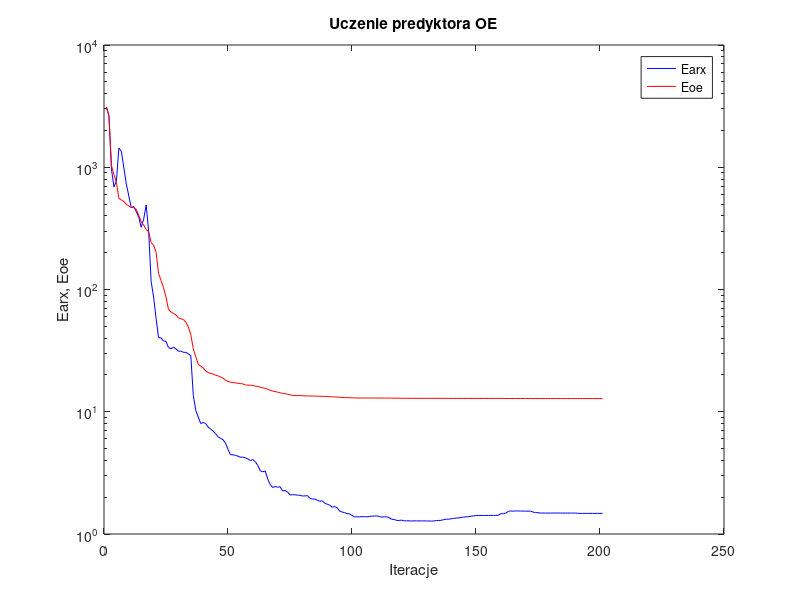
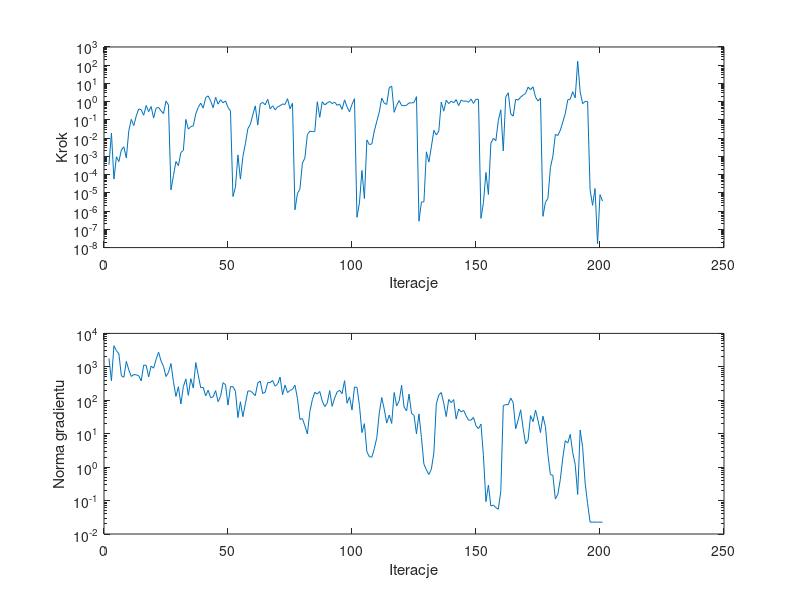

These charts were generated, in order, by the following MATLAB code:
%uczenie predyktora oe
clear all;
n=0; farx(n+1)=3.119251e+003; foe(n+1)=3.081233e+003; wspucz(n+1)=0.000000e+000; ng(n+1)=0.000000e+000;
%odnowa zmiennej metryki
n=1; farx(n+1)=2.634906e+003; foe(n+1)=2.605484e+003; krok(n+1)=3.467612e-004; ng(n+1)=1.770081e+003;
n=2; farx(n+1)=9.656143e+002; foe(n+1)=1.037353e+003; krok(n+1)=1.901220e-002; ng(n+1)=3.846375e+002;
n=3; farx(n+1)=6.917627e+002; foe(n+1)=8.703037e+002; krok(n+1)=5.720244e-005; ng(n+1)=4.285703e+003;
n=4; farx(n+1)=7.695170e+002; foe(n+1)=7.518391e+002; krok(n+1)=9.589643e-004; ng(n+1)=3.057961e+003;
n=5; farx(n+1)=1.437166e+003; foe(n+1)=5.565347e+002; krok(n+1)=5.188110e-004; ng(n+1)=2.446337e+003;
n=6; farx(n+1)=1.346887e+003; foe(n+1)=5.398781e+002; krok(n+1)=2.261309e-003; ng(n+1)=5.440548e+002;
n=7; farx(n+1)=9.877610e+002; foe(n+1)=5.242363e+002; krok(n+1)=3.349706e-003; ng(n+1)=4.866766e+002;
n=8; farx(n+1)=7.287773e+002; foe(n+1)=4.974416e+002; krok(n+1)=8.178849e-004; ng(n+1)=1.458920e+003;
n=9; farx(n+1)=5.821968e+002; foe(n+1)=4.821667e+002; krok(n+1)=2.561181e-002; ng(n+1)=8.118091e+002;
n=10; farx(n+1)=4.668156e+002; foe(n+1)=4.703939e+002; krok(n+1)=1.072012e-001; ng(n+1)=5.159063e+002;
n=11; farx(n+1)=4.772842e+002; foe(n+1)=4.669801e+002; krok(n+1)=4.904612e-002; ng(n+1)=5.856244e+002;
n=12; farx(n+1)=4.337555e+002; foe(n+1)=4.528860e+002; krok(n+1)=1.641913e-001; ng(n+1)=5.772538e+002;
n=13; farx(n+1)=3.906327e+002; foe(n+1)=4.043744e+002; krok(n+1)=4.004429e-001; ng(n+1)=5.411377e+002;
n=14; farx(n+1)=3.234626e+002; foe(n+1)=3.576544e+002; krok(n+1)=3.614383e-001; ng(n+1)=3.816259e+002;
n=15; farx(n+1)=3.758643e+002; foe(n+1)=3.366732e+002; krok(n+1)=1.807191e-001; ng(n+1)=1.121663e+003;
n=16; farx(n+1)=4.915626e+002; foe(n+1)=3.096962e+002; krok(n+1)=6.182030e-001; ng(n+1)=1.112409e+003;
n=17; farx(n+1)=2.990605e+002; foe(n+1)=2.979409e+002; krok(n+1)=2.833785e-001; ng(n+1)=5.016685e+002;
n=18; farx(n+1)=1.164505e+002; foe(n+1)=2.412615e+002; krok(n+1)=5.453957e-001; ng(n+1)=1.055707e+003;
n=19; farx(n+1)=8.679241e+001; foe(n+1)=2.305011e+002; krok(n+1)=1.257849e-001; ng(n+1)=9.095338e+002;
n=20; farx(n+1)=5.799578e+001; foe(n+1)=2.018921e+002; krok(n+1)=4.446475e-001; ng(n+1)=1.671159e+003;
n=21; farx(n+1)=4.032042e+001; foe(n+1)=1.349114e+002; krok(n+1)=4.881595e-001; ng(n+1)=2.753478e+003;
n=22; farx(n+1)=4.022312e+001; foe(n+1)=1.188078e+002; krok(n+1)=3.164556e-001; ng(n+1)=1.500230e+003;
n=23; farx(n+1)=3.789916e+001; foe(n+1)=1.032629e+002; krok(n+1)=2.230542e-001; ng(n+1)=1.017558e+003;
n=24; farx(n+1)=3.760631e+001; foe(n+1)=8.660056e+001; krok(n+1)=1.090115e+000; ng(n+1)=5.124690e+002;
n=25; farx(n+1)=3.350890e+001; foe(n+1)=6.873736e+001; krok(n+1)=6.577988e-001; ng(n+1)=6.811319e+002;
%odnowa zmiennej metryki
n=26; farx(n+1)=3.278750e+001; foe(n+1)=6.551715e+001; krok(n+1)=1.466008e-005; ng(n+1)=1.253408e+003;
n=27; farx(n+1)=3.376891e+001; foe(n+1)=6.369504e+001; krok(n+1)=8.824176e-005; ng(n+1)=3.636992e+002;
n=28; farx(n+1)=3.273032e+001; foe(n+1)=6.195013e+001; krok(n+1)=5.219242e-004; ng(n+1)=1.298480e+002;
n=29; farx(n+1)=3.127489e+001; foe(n+1)=5.869823e+001; krok(n+1)=3.125285e-004; ng(n+1)=2.546386e+002;
n=30; farx(n+1)=3.136253e+001; foe(n+1)=5.761028e+001; krok(n+1)=1.651908e-003; ng(n+1)=7.731960e+001;
n=31; farx(n+1)=3.061882e+001; foe(n+1)=5.688912e+001; krok(n+1)=2.156159e-003; ng(n+1)=2.546531e+002;
n=32; farx(n+1)=3.061856e+001; foe(n+1)=5.404974e+001; krok(n+1)=1.067078e-001; ng(n+1)=4.351394e+002;
n=33; farx(n+1)=2.981060e+001; foe(n+1)=4.932499e+001; krok(n+1)=3.134999e-002; ng(n+1)=1.405194e+002;
n=34; farx(n+1)=2.876527e+001; foe(n+1)=4.286786e+001; krok(n+1)=4.256083e-002; ng(n+1)=4.422365e+002;
n=35; farx(n+1)=1.363259e+001; foe(n+1)=3.283120e+001; krok(n+1)=4.773765e-002; ng(n+1)=2.322386e+002;
n=36; farx(n+1)=1.027101e+001; foe(n+1)=2.814782e+001; krok(n+1)=2.134155e-001; ng(n+1)=1.340626e+003;
n=37; farx(n+1)=9.060359e+000; foe(n+1)=2.446161e+001; krok(n+1)=4.884576e-001; ng(n+1)=5.636812e+002;
n=38; farx(n+1)=8.013570e+000; foe(n+1)=2.359120e+001; krok(n+1)=8.375141e-001; ng(n+1)=2.377684e+002;
n=39; farx(n+1)=8.167815e+000; foe(n+1)=2.282996e+001; krok(n+1)=4.461084e-001; ng(n+1)=2.417709e+002;
n=40; farx(n+1)=8.015075e+000; foe(n+1)=2.154745e+001; krok(n+1)=1.672294e+000; ng(n+1)=1.347899e+002;
n=41; farx(n+1)=7.477627e+000; foe(n+1)=2.094845e+001; krok(n+1)=2.087756e+000; ng(n+1)=1.999879e+002;
n=42; farx(n+1)=7.229382e+000; foe(n+1)=2.053596e+001; krok(n+1)=1.098329e+000; ng(n+1)=1.197129e+002;
n=43; farx(n+1)=6.949542e+000; foe(n+1)=2.037126e+001; krok(n+1)=4.635137e-001; ng(n+1)=1.256129e+002;
n=44; farx(n+1)=6.599601e+000; foe(n+1)=1.989965e+001; krok(n+1)=1.731795e+000; ng(n+1)=1.942909e+002;
n=45; farx(n+1)=6.239388e+000; foe(n+1)=1.966703e+001; krok(n+1)=7.382907e-001; ng(n+1)=9.061431e+001;
n=46; farx(n+1)=6.052202e+000; foe(n+1)=1.925824e+001; krok(n+1)=1.280929e+000; ng(n+1)=1.301852e+002;
n=47; farx(n+1)=5.902215e+000; foe(n+1)=1.879838e+001; krok(n+1)=8.704303e-001; ng(n+1)=3.363780e+002;
n=48; farx(n+1)=5.541160e+000; foe(n+1)=1.814784e+001; krok(n+1)=1.103953e+000; ng(n+1)=2.904297e+002;
n=49; farx(n+1)=4.924630e+000; foe(n+1)=1.772900e+001; krok(n+1)=4.810883e-001; ng(n+1)=7.179490e+001;
n=50; farx(n+1)=4.454060e+000; foe(n+1)=1.743067e+001; krok(n+1)=3.060754e-001; ng(n+1)=2.558201e+002;
%odnowa zmiennej metryki
n=51; farx(n+1)=4.444207e+000; foe(n+1)=1.734451e+001; krok(n+1)=6.348643e-006; ng(n+1)=2.548944e+002;
n=52; farx(n+1)=4.401076e+000; foe(n+1)=1.722329e+001; krok(n+1)=2.044242e-005; ng(n+1)=1.860919e+002;
n=53; farx(n+1)=4.335569e+000; foe(n+1)=1.709337e+001; krok(n+1)=1.201716e-003; ng(n+1)=3.028809e+001;
n=54; farx(n+1)=4.246946e+000; foe(n+1)=1.703127e+001; krok(n+1)=5.658127e-005; ng(n+1)=8.993937e+001;
n=55; farx(n+1)=4.254641e+000; foe(n+1)=1.689077e+001; krok(n+1)=9.824964e-004; ng(n+1)=3.232488e+001;
n=56; farx(n+1)=4.202031e+000; foe(n+1)=1.655880e+001; krok(n+1)=4.889122e-003; ng(n+1)=7.893887e+001;
n=57; farx(n+1)=4.117445e+000; foe(n+1)=1.652088e+001; krok(n+1)=3.329590e-002; ng(n+1)=1.876461e+002;
n=58; farx(n+1)=3.981489e+000; foe(n+1)=1.648650e+001; krok(n+1)=5.598693e-002; ng(n+1)=1.912251e+002;
n=59; farx(n+1)=4.070551e+000; foe(n+1)=1.641781e+001; krok(n+1)=1.902702e-001; ng(n+1)=1.646598e+002;
n=60; farx(n+1)=3.899037e+000; foe(n+1)=1.619096e+001; krok(n+1)=5.907855e-001; ng(n+1)=1.375757e+002;
n=61; farx(n+1)=3.646776e+000; foe(n+1)=1.613169e+001; krok(n+1)=5.205007e-002; ng(n+1)=3.289573e+002;
n=62; farx(n+1)=3.291637e+000; foe(n+1)=1.589169e+001; krok(n+1)=7.545111e-001; ng(n+1)=3.748203e+002;
n=63; farx(n+1)=3.228046e+000; foe(n+1)=1.569611e+001; krok(n+1)=9.205262e-001; ng(n+1)=1.595028e+002;
n=64; farx(n+1)=3.276439e+000; foe(n+1)=1.554207e+001; krok(n+1)=6.744582e-001; ng(n+1)=1.750268e+002;
n=65; farx(n+1)=2.823316e+000; foe(n+1)=1.522490e+001; krok(n+1)=1.361947e+000; ng(n+1)=3.375118e+002;
n=66; farx(n+1)=2.545484e+000; foe(n+1)=1.501285e+001; krok(n+1)=4.065930e-001; ng(n+1)=3.371940e+002;
n=67; farx(n+1)=2.399545e+000; foe(n+1)=1.474367e+001; krok(n+1)=5.962951e-001; ng(n+1)=3.909662e+002;
n=68; farx(n+1)=2.448176e+000; foe(n+1)=1.462973e+001; krok(n+1)=3.589369e-001; ng(n+1)=2.634218e+002;
n=69; farx(n+1)=2.411407e+000; foe(n+1)=1.446582e+001; krok(n+1)=5.155493e-001; ng(n+1)=3.060923e+002;
n=70; farx(n+1)=2.437456e+000; foe(n+1)=1.429183e+001; krok(n+1)=6.031845e-001; ng(n+1)=4.928548e+002;
n=71; farx(n+1)=2.250565e+000; foe(n+1)=1.413950e+001; krok(n+1)=7.470650e-001; ng(n+1)=1.470616e+002;
n=72; farx(n+1)=2.272395e+000; foe(n+1)=1.405413e+001; krok(n+1)=7.101669e-001; ng(n+1)=2.864647e+002;
n=73; farx(n+1)=2.199840e+000; foe(n+1)=1.390529e+001; krok(n+1)=1.462039e+000; ng(n+1)=1.694758e+002;
n=74; farx(n+1)=2.090426e+000; foe(n+1)=1.378240e+001; krok(n+1)=4.083285e-001; ng(n+1)=1.969797e+002;
n=75; farx(n+1)=2.094655e+000; foe(n+1)=1.360958e+001; krok(n+1)=8.217431e-001; ng(n+1)=2.128250e+002;
%odnowa zmiennej metryki
n=76; farx(n+1)=2.091582e+000; foe(n+1)=1.358963e+001; krok(n+1)=1.188054e-006; ng(n+1)=2.821566e+002;
n=77; farx(n+1)=2.077946e+000; foe(n+1)=1.356897e+001; krok(n+1)=9.050777e-006; ng(n+1)=1.132921e+002;
n=78; farx(n+1)=2.075050e+000; foe(n+1)=1.356721e+001; krok(n+1)=1.643953e-005; ng(n+1)=2.692051e+001;
n=79; farx(n+1)=2.044978e+000; foe(n+1)=1.352605e+001; krok(n+1)=4.302964e-004; ng(n+1)=2.836831e+001;
n=80; farx(n+1)=2.049072e+000; foe(n+1)=1.349425e+001; krok(n+1)=8.160960e-004; ng(n+1)=1.728082e+001;
n=81; farx(n+1)=2.062468e+000; foe(n+1)=1.346776e+001; krok(n+1)=1.589439e-002; ng(n+1)=9.812980e+000;
n=82; farx(n+1)=1.967901e+000; foe(n+1)=1.345490e+001; krok(n+1)=2.419175e-002; ng(n+1)=4.571532e+001;
n=83; farx(n+1)=1.928786e+000; foe(n+1)=1.344465e+001; krok(n+1)=2.284436e-002; ng(n+1)=1.031320e+002;
n=84; farx(n+1)=1.934049e+000; foe(n+1)=1.344199e+001; krok(n+1)=2.331518e-002; ng(n+1)=1.741011e+002;
n=85; farx(n+1)=1.888100e+000; foe(n+1)=1.339637e+001; krok(n+1)=9.955750e-001; ng(n+1)=1.532832e+002;
n=86; farx(n+1)=1.853974e+000; foe(n+1)=1.338833e+001; krok(n+1)=1.383770e-001; ng(n+1)=1.836530e+002;
n=87; farx(n+1)=1.869329e+000; foe(n+1)=1.336472e+001; krok(n+1)=9.995858e-001; ng(n+1)=9.473940e+001;
n=88; farx(n+1)=1.785743e+000; foe(n+1)=1.334251e+001; krok(n+1)=6.614848e-001; ng(n+1)=6.488656e+001;
n=89; farx(n+1)=1.752542e+000; foe(n+1)=1.332319e+001; krok(n+1)=8.536620e-001; ng(n+1)=8.215344e+001;
n=90; farx(n+1)=1.724649e+000; foe(n+1)=1.328916e+001; krok(n+1)=1.027715e+000; ng(n+1)=1.944412e+002;
n=91; farx(n+1)=1.656807e+000; foe(n+1)=1.325102e+001; krok(n+1)=7.832062e-001; ng(n+1)=6.583761e+001;
n=92; farx(n+1)=1.674876e+000; foe(n+1)=1.321684e+001; krok(n+1)=9.607629e-001; ng(n+1)=1.164258e+002;
n=93; farx(n+1)=1.640758e+000; foe(n+1)=1.319535e+001; krok(n+1)=6.367965e-001; ng(n+1)=1.771961e+002;
n=94; farx(n+1)=1.540704e+000; foe(n+1)=1.314561e+001; krok(n+1)=7.386536e-001; ng(n+1)=1.993565e+002;
n=95; farx(n+1)=1.513283e+000; foe(n+1)=1.310657e+001; krok(n+1)=3.772555e-001; ng(n+1)=1.571644e+002;
n=96; farx(n+1)=1.494896e+000; foe(n+1)=1.306363e+001; krok(n+1)=1.265766e+000; ng(n+1)=3.858737e+002;
n=97; farx(n+1)=1.467032e+000; foe(n+1)=1.303659e+001; krok(n+1)=5.223159e-001; ng(n+1)=8.160523e+001;
n=98; farx(n+1)=1.462890e+000; foe(n+1)=1.302494e+001; krok(n+1)=2.774171e-001; ng(n+1)=1.262851e+002;
n=99; farx(n+1)=1.416994e+000; foe(n+1)=1.300175e+001; krok(n+1)=7.101669e-001; ng(n+1)=5.088007e+001;
n=100; farx(n+1)=1.381595e+000; foe(n+1)=1.296970e+001; krok(n+1)=1.459230e+000; ng(n+1)=2.493438e+002;
%odnowa zmiennej metryki
n=101; farx(n+1)=1.380903e+000; foe(n+1)=1.296504e+001; krok(n+1)=4.586815e-007; ng(n+1)=2.431494e+002;
n=102; farx(n+1)=1.381425e+000; foe(n+1)=1.296214e+001; krok(n+1)=2.809372e-006; ng(n+1)=7.005998e+001;
n=103; farx(n+1)=1.386534e+000; foe(n+1)=1.295679e+001; krok(n+1)=1.701807e-004; ng(n+1)=1.073952e+001;
n=104; farx(n+1)=1.385842e+000; foe(n+1)=1.295650e+001; krok(n+1)=4.883258e-006; ng(n+1)=1.996949e+001;
n=105; farx(n+1)=1.381444e+000; foe(n+1)=1.295373e+001; krok(n+1)=7.980009e-003; ng(n+1)=2.870443e+000;
n=106; farx(n+1)=1.389579e+000; foe(n+1)=1.295250e+001; krok(n+1)=4.432757e-003; ng(n+1)=2.043362e+000;
n=107; farx(n+1)=1.401049e+000; foe(n+1)=1.295165e+001; krok(n+1)=4.889122e-003; ng(n+1)=1.991642e+000;
n=108; farx(n+1)=1.402416e+000; foe(n+1)=1.295054e+001; krok(n+1)=2.477353e-002; ng(n+1)=3.588655e+000;
n=109; farx(n+1)=1.406592e+000; foe(n+1)=1.294829e+001; krok(n+1)=8.386628e-002; ng(n+1)=7.595694e+000;
n=110; farx(n+1)=1.391830e+000; foe(n+1)=1.294682e+001; krok(n+1)=2.726979e-001; ng(n+1)=4.195028e+001;
n=111; farx(n+1)=1.373565e+000; foe(n+1)=1.293951e+001; krok(n+1)=1.565000e+000; ng(n+1)=1.205724e+002;
n=112; farx(n+1)=1.383575e+000; foe(n+1)=1.293830e+001; krok(n+1)=8.295027e-001; ng(n+1)=5.411079e+001;
n=113; farx(n+1)=1.379966e+000; foe(n+1)=1.293791e+001; krok(n+1)=7.101669e-001; ng(n+1)=2.072853e+001;
n=114; farx(n+1)=1.361435e+000; foe(n+1)=1.293598e+001; krok(n+1)=5.790718e+000; ng(n+1)=3.617043e+001;
n=115; farx(n+1)=1.318708e+000; foe(n+1)=1.292287e+001; krok(n+1)=7.259044e+000; ng(n+1)=2.033218e+001;
n=116; farx(n+1)=1.316785e+000; foe(n+1)=1.291907e+001; krok(n+1)=2.617897e-001; ng(n+1)=1.706626e+002;
n=117; farx(n+1)=1.290554e+000; foe(n+1)=1.290996e+001; krok(n+1)=6.367965e-001; ng(n+1)=6.820001e+001;
n=118; farx(n+1)=1.291157e+000; foe(n+1)=1.290282e+001; krok(n+1)=1.153327e+000; ng(n+1)=9.439615e+001;
n=119; farx(n+1)=1.299613e+000; foe(n+1)=1.289266e+001; krok(n+1)=6.314556e-001; ng(n+1)=2.787265e+002;
n=120; farx(n+1)=1.281367e+000; foe(n+1)=1.288474e+001; krok(n+1)=5.970321e-001; ng(n+1)=6.263328e+001;
n=121; farx(n+1)=1.282466e+000; foe(n+1)=1.288033e+001; krok(n+1)=6.400584e-001; ng(n+1)=4.788691e+001;
n=122; farx(n+1)=1.281079e+000; foe(n+1)=1.287697e+001; krok(n+1)=8.612093e-001; ng(n+1)=1.533307e+002;
n=123; farx(n+1)=1.277624e+000; foe(n+1)=1.287381e+001; krok(n+1)=8.535981e-001; ng(n+1)=4.051524e+001;
n=124; farx(n+1)=1.281663e+000; foe(n+1)=1.287247e+001; krok(n+1)=8.970072e-001; ng(n+1)=3.554867e+001;
n=125; farx(n+1)=1.279341e+000; foe(n+1)=1.287137e+001; krok(n+1)=1.890784e+000; ng(n+1)=9.926971e+000;
%odnowa zmiennej metryki
n=126; farx(n+1)=1.279432e+000; foe(n+1)=1.287129e+001; krok(n+1)=2.792428e-007; ng(n+1)=3.909053e+001;
n=127; farx(n+1)=1.279717e+000; foe(n+1)=1.287125e+001; krok(n+1)=3.142368e-006; ng(n+1)=7.627520e+000;
n=128; farx(n+1)=1.279719e+000; foe(n+1)=1.287125e+001; krok(n+1)=3.266097e-006; ng(n+1)=1.227830e+000;
n=129; farx(n+1)=1.278893e+000; foe(n+1)=1.287099e+001; krok(n+1)=1.788132e-003; ng(n+1)=8.262226e-001;
n=130; farx(n+1)=1.278887e+000; foe(n+1)=1.287097e+001; krok(n+1)=4.890003e-004; ng(n+1)=6.015430e-001;
n=131; farx(n+1)=1.273728e+000; foe(n+1)=1.287066e+001; krok(n+1)=3.334617e-003; ng(n+1)=8.684770e-001;
n=132; farx(n+1)=1.278572e+000; foe(n+1)=1.286808e+001; krok(n+1)=2.679765e-002; ng(n+1)=2.631657e+000;
n=133; farx(n+1)=1.288024e+000; foe(n+1)=1.286665e+001; krok(n+1)=1.488820e-002; ng(n+1)=7.850958e+001;
n=134; farx(n+1)=1.289944e+000; foe(n+1)=1.286618e+001; krok(n+1)=2.486715e-002; ng(n+1)=1.435190e+002;
n=135; farx(n+1)=1.294066e+000; foe(n+1)=1.286363e+001; krok(n+1)=9.574267e-001; ng(n+1)=1.704682e+002;
n=136; farx(n+1)=1.311423e+000; foe(n+1)=1.286196e+001; krok(n+1)=3.044248e-001; ng(n+1)=8.109266e+001;
n=137; farx(n+1)=1.322201e+000; foe(n+1)=1.285878e+001; krok(n+1)=1.208217e+000; ng(n+1)=3.241927e+001;
n=138; farx(n+1)=1.320510e+000; foe(n+1)=1.285678e+001; krok(n+1)=7.847380e-001; ng(n+1)=1.056298e+002;
n=139; farx(n+1)=1.333787e+000; foe(n+1)=1.285443e+001; krok(n+1)=1.075480e+000; ng(n+1)=8.460046e+001;
n=140; farx(n+1)=1.340686e+000; foe(n+1)=1.285317e+001; krok(n+1)=8.745977e-001; ng(n+1)=1.050768e+002;
n=141; farx(n+1)=1.351345e+000; foe(n+1)=1.285168e+001; krok(n+1)=1.302338e+000; ng(n+1)=2.747377e+001;
n=142; farx(n+1)=1.352355e+000; foe(n+1)=1.285082e+001; krok(n+1)=6.101385e-001; ng(n+1)=5.502085e+001;
n=143; farx(n+1)=1.368028e+000; foe(n+1)=1.284976e+001; krok(n+1)=1.232067e+000; ng(n+1)=4.487060e+001;
n=144; farx(n+1)=1.374207e+000; foe(n+1)=1.284920e+001; krok(n+1)=1.051310e+000; ng(n+1)=4.986727e+001;
n=145; farx(n+1)=1.383202e+000; foe(n+1)=1.284865e+001; krok(n+1)=1.104103e+000; ng(n+1)=3.448031e+001;
n=146; farx(n+1)=1.384768e+000; foe(n+1)=1.284821e+001; krok(n+1)=9.282331e-001; ng(n+1)=2.529665e+001;
n=147; farx(n+1)=1.398632e+000; foe(n+1)=1.284783e+001; krok(n+1)=1.390988e+000; ng(n+1)=2.561237e+001;
n=148; farx(n+1)=1.405067e+000; foe(n+1)=1.284759e+001; krok(n+1)=8.027177e-001; ng(n+1)=3.050214e+001;
n=149; farx(n+1)=1.415188e+000; foe(n+1)=1.284742e+001; krok(n+1)=1.386016e+000; ng(n+1)=1.722574e+001;
n=150; farx(n+1)=1.418586e+000; foe(n+1)=1.284730e+001; krok(n+1)=1.327820e+000; ng(n+1)=1.412806e+001;
%odnowa zmiennej metryki
n=151; farx(n+1)=1.418536e+000; foe(n+1)=1.284727e+001; krok(n+1)=4.007586e-007; ng(n+1)=1.943157e+001;
n=152; farx(n+1)=1.418522e+000; foe(n+1)=1.284727e+001; krok(n+1)=2.948946e-006; ng(n+1)=2.192919e+000;
n=153; farx(n+1)=1.418556e+000; foe(n+1)=1.284727e+001; krok(n+1)=1.309203e-004; ng(n+1)=9.298800e-002;
n=154; farx(n+1)=1.418557e+000; foe(n+1)=1.284727e+001; krok(n+1)=8.183920e-006; ng(n+1)=2.898673e-001;
n=155; farx(n+1)=1.418412e+000; foe(n+1)=1.284727e+001; krok(n+1)=5.282995e-003; ng(n+1)=6.869728e-002;
n=156; farx(n+1)=1.418563e+000; foe(n+1)=1.284726e+001; krok(n+1)=9.793864e-003; ng(n+1)=7.300724e-002;
n=157; farx(n+1)=1.419427e+000; foe(n+1)=1.284726e+001; krok(n+1)=7.242402e-003; ng(n+1)=6.148909e-002;
n=158; farx(n+1)=1.422370e+000; foe(n+1)=1.284725e+001; krok(n+1)=9.349969e-002; ng(n+1)=5.519469e-002;
n=159; farx(n+1)=1.466286e+000; foe(n+1)=1.284648e+001; krok(n+1)=3.589369e-001; ng(n+1)=1.884422e-001;
n=160; farx(n+1)=1.468421e+000; foe(n+1)=1.284646e+001; krok(n+1)=2.000848e-003; ng(n+1)=6.896314e+001;
n=161; farx(n+1)=1.478708e+000; foe(n+1)=1.284583e+001; krok(n+1)=1.822196e+000; ng(n+1)=7.454090e+001;
n=162; farx(n+1)=1.533407e+000; foe(n+1)=1.283925e+001; krok(n+1)=3.070703e+000; ng(n+1)=7.333899e+001;
n=163; farx(n+1)=1.543090e+000; foe(n+1)=1.283731e+001; krok(n+1)=2.144024e-001; ng(n+1)=1.168300e+002;
n=164; farx(n+1)=1.537327e+000; foe(n+1)=1.283436e+001; krok(n+1)=1.612369e-001; ng(n+1)=8.471375e+001;
n=165; farx(n+1)=1.544414e+000; foe(n+1)=1.283131e+001; krok(n+1)=1.355546e+000; ng(n+1)=1.403726e+001;
n=166; farx(n+1)=1.543262e+000; foe(n+1)=1.283022e+001; krok(n+1)=1.218939e+000; ng(n+1)=2.564605e+001;
n=167; farx(n+1)=1.541226e+000; foe(n+1)=1.282949e+001; krok(n+1)=1.800219e+000; ng(n+1)=5.180551e+001;
n=168; farx(n+1)=1.539302e+000; foe(n+1)=1.282919e+001; krok(n+1)=2.273301e+000; ng(n+1)=1.442861e+001;
n=169; farx(n+1)=1.538758e+000; foe(n+1)=1.282908e+001; krok(n+1)=2.840668e+000; ng(n+1)=4.956887e+000;
n=170; farx(n+1)=1.539197e+000; foe(n+1)=1.282873e+001; krok(n+1)=6.277904e+000; ng(n+1)=6.508772e+000;
n=171; farx(n+1)=1.536177e+000; foe(n+1)=1.282748e+001; krok(n+1)=4.589193e+000; ng(n+1)=3.473991e+001;
n=172; farx(n+1)=1.512302e+000; foe(n+1)=1.282466e+001; krok(n+1)=6.543903e+000; ng(n+1)=2.291421e+001;
n=173; farx(n+1)=1.496542e+000; foe(n+1)=1.282243e+001; krok(n+1)=1.784434e+000; ng(n+1)=5.101483e+001;
n=174; farx(n+1)=1.494675e+000; foe(n+1)=1.282145e+001; krok(n+1)=1.090364e+000; ng(n+1)=2.523460e+001;
n=175; farx(n+1)=1.483788e+000; foe(n+1)=1.282036e+001; krok(n+1)=1.569476e+000; ng(n+1)=1.088595e+001;
%odnowa zmiennej metryki
n=176; farx(n+1)=1.483642e+000; foe(n+1)=1.282024e+001; krok(n+1)=5.170398e-007; ng(n+1)=3.340558e+001;
n=177; farx(n+1)=1.483471e+000; foe(n+1)=1.282011e+001; krok(n+1)=3.041012e-006; ng(n+1)=1.617791e+001;
n=178; farx(n+1)=1.483341e+000; foe(n+1)=1.282011e+001; krok(n+1)=4.976235e-006; ng(n+1)=2.373872e+000;
n=179; farx(n+1)=1.483739e+000; foe(n+1)=1.282009e+001; krok(n+1)=2.419195e-004; ng(n+1)=6.004853e-001;
n=180; farx(n+1)=1.483699e+000; foe(n+1)=1.282002e+001; krok(n+1)=1.038666e-003; ng(n+1)=5.699927e-001;
n=181; farx(n+1)=1.485704e+000; foe(n+1)=1.282000e+001; krok(n+1)=1.604627e-002; ng(n+1)=1.112128e-001;
n=182; farx(n+1)=1.484851e+000; foe(n+1)=1.281997e+001; krok(n+1)=1.392711e-002; ng(n+1)=1.545747e-001;
n=183; farx(n+1)=1.484380e+000; foe(n+1)=1.281992e+001; krok(n+1)=2.741202e-002; ng(n+1)=4.298194e-001;
n=184; farx(n+1)=1.482269e+000; foe(n+1)=1.281984e+001; krok(n+1)=7.689657e-002; ng(n+1)=1.877340e+000;
n=185; farx(n+1)=1.483851e+000; foe(n+1)=1.281980e+001; krok(n+1)=2.230542e-001; ng(n+1)=6.182784e+000;
n=186; farx(n+1)=1.483694e+000; foe(n+1)=1.281962e+001; krok(n+1)=1.265822e+000; ng(n+1)=5.256220e+000;
n=187; farx(n+1)=1.483720e+000; foe(n+1)=1.281960e+001; krok(n+1)=1.390988e+000; ng(n+1)=9.564668e+000;
n=188; farx(n+1)=1.483343e+000; foe(n+1)=1.281959e+001; krok(n+1)=3.524849e+000; ng(n+1)=2.695267e+000;
n=189; farx(n+1)=1.483187e+000; foe(n+1)=1.281958e+001; krok(n+1)=1.617795e+000; ng(n+1)=1.204157e+000;
n=190; farx(n+1)=1.478328e+000; foe(n+1)=1.281952e+001; krok(n+1)=1.673686e+002; ng(n+1)=1.524096e-001;
n=191; farx(n+1)=1.474385e+000; foe(n+1)=1.281937e+001; krok(n+1)=3.469768e+000; ng(n+1)=1.283794e+001;
n=192; farx(n+1)=1.474699e+000; foe(n+1)=1.281937e+001; krok(n+1)=7.771907e-001; ng(n+1)=3.920092e+000;
n=193; farx(n+1)=1.474513e+000; foe(n+1)=1.281937e+001; krok(n+1)=1.033731e+000; ng(n+1)=3.388292e-001;
n=194; farx(n+1)=1.474539e+000; foe(n+1)=1.281937e+001; krok(n+1)=1.033373e+000; ng(n+1)=8.080327e-002;
n=195; farx(n+1)=1.474539e+000; foe(n+1)=1.281937e+001; krok(n+1)=1.508179e-005; ng(n+1)=2.267862e-002;
n=196; farx(n+1)=1.474539e+000; foe(n+1)=1.281937e+001; krok(n+1)=2.080302e-006; ng(n+1)=2.267830e-002;
n=197; farx(n+1)=1.474539e+000; foe(n+1)=1.281937e+001; krok(n+1)=1.723335e-005; ng(n+1)=2.267825e-002;
n=198; farx(n+1)=1.474539e+000; foe(n+1)=1.281937e+001; krok(n+1)=1.605060e-008; ng(n+1)=2.267786e-002;
n=199; farx(n+1)=1.474539e+000; foe(n+1)=1.281937e+001; krok(n+1)=8.056201e-006; ng(n+1)=2.267786e-002;
n=200; farx(n+1)=1.474539e+000; foe(n+1)=1.281937e+001; krok(n+1)=3.587013e-006; ng(n+1)=2.267466e-002;

figure; semilogy(farx,'b'); hold on; semilogy(foe,'r'); xlabel('Iteracje'); ylabel('Earx, Eoe'); legend('Earx','Eoe'); title('Uczenie predyktora OE');
figure; subplot(2,1,1); semilogy(krok); xlabel('Iteracje'); ylabel('Krok');
subplot(2,1,2); semilogy(ng); xlabel('Iteracje'); ylabel('Norma gradientu');
Earx=farx(n+1)
Eoe=foe(n+1)
